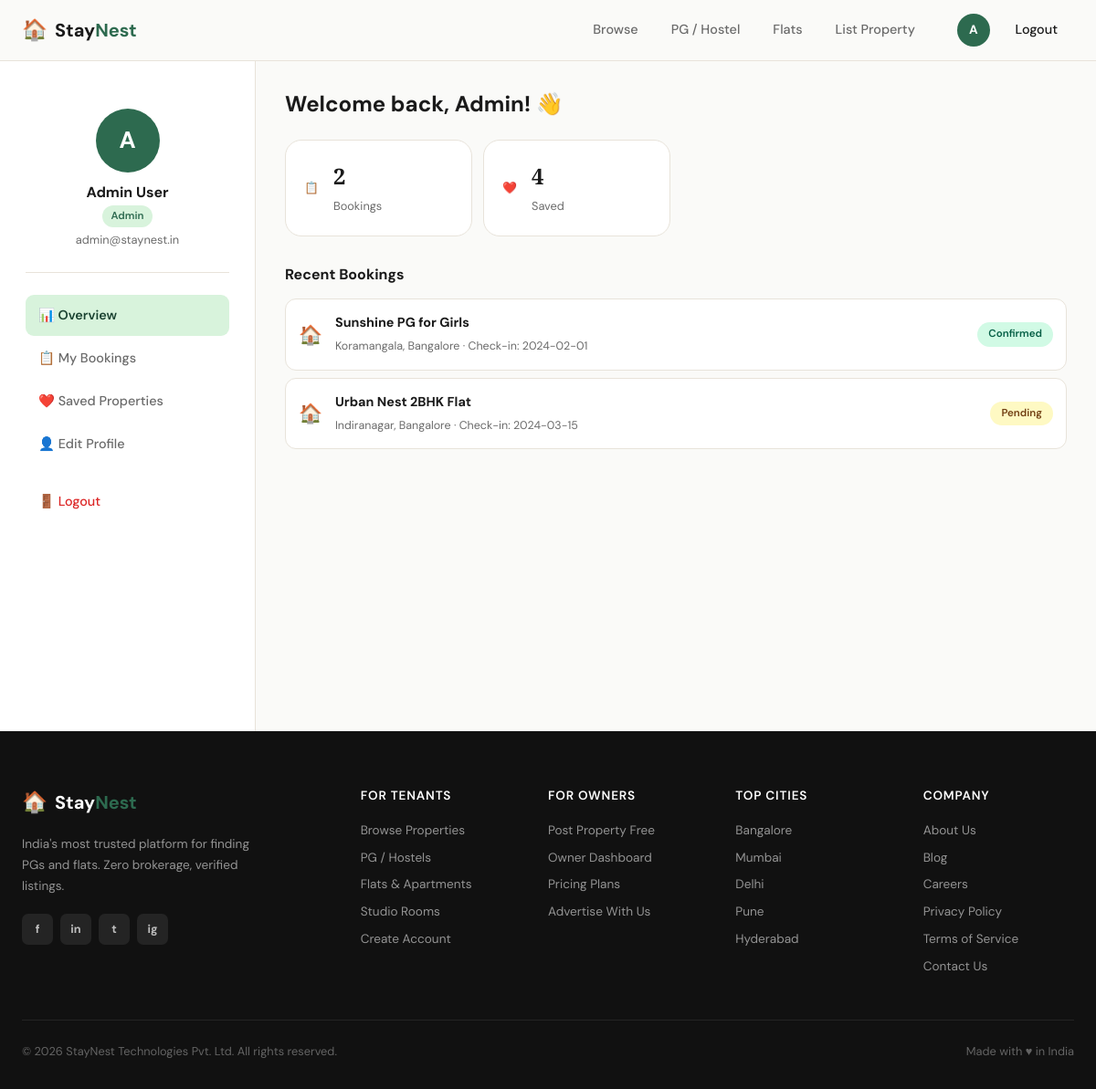
/dashboard.php (signed in), run on the app's committed database.
### tables this page shows
CREATE TABLE users (
  id          INT AUTO_INCREMENT PRIMARY KEY,
  name        VARCHAR(100) NOT NULL,
  email       VARCHAR(150) NOT NULL UNIQUE,
  phone       VARCHAR(20),
  password    VARCHAR(255) NOT NULL,
  role        ENUM('tenant','owner','admin') DEFAULT 'tenant',
  avatar      VARCHAR(255),
  city        VARCHAR(100),
  verified    TINYINT(1) DEFAULT 0,
  created_at  DATETIME DEFAULT CURRENT_TIMESTAMP,
  updated_at  DATETIME ON UPDATE CURRENT_TIMESTAMP
);

### includes/functions.php (called while the page is built, shortened)
<?php
function getCurrentUser() {
    $db = getDB();
    $stmt = $db->prepare("SELECT * FROM users WHERE id=?");
    $stmt->bind_param('i', $_SESSION['user_id']);
    $stmt->execute();
    return $stmt->get_result()->fetch_assoc();
}
?>

### dashboard.php (the view, shortened to what this page needs)
<?php
require_once 'includes/functions.php';
$tab  = $_GET['tab'] ?? 'overview';
$myBookings = [
    ['id'=>1,'property'=>'Sunshine PG for Girls','location'=>'Koramangala, Bangalore','checkin'=>'2024-02-01','status'=>'confirmed','price'=>8500],
    ['id'=>2,'property'=>'Urban Nest 2BHK Flat','location'=>'Indiranagar, Bangalore','checkin'=>'2024-03-15','status'=>'pending','price'=>22000],
];
$savedProperties = array_slice(getMockProperties(), 0, 4);
?>
<!DOCTYPE html>
<html lang="en">
<head>
<link rel="stylesheet" href="assets/css/style.css">
</head>
<body>
<?php include 'includes/header.php'; ?>
<div class="dashboard-page">
  <aside class="dashboard-sidebar">
    <div class="user-profile-card">
      <div class="user-avatar-big"><?= strtoupper(substr($user['name'] ?? 'U', 0, 1)) ?></div>
      <h3><?= htmlspecialchars($user['name'] ?? 'User') ?></h3>
      <span class="user-role"><?= ucfirst($user['role'] ?? 'tenant') ?></span>
      <p class="user-email"><?= htmlspecialchars($user['email'] ?? '') ?></p>
    </div>
    <nav class="dash-nav">
      <a href="?tab=overview" class="dash-nav-item <?= $tab==='overview'?'active':'' ?>">📊 Overview</a>
      <a href="?tab=bookings" class="dash-nav-item <?= $tab==='bookings'?'active':'' ?>">📋 My Bookings</a>
      <a href="?tab=saved" class="dash-nav-item <?= $tab==='saved'?'active':'' ?>">❤️ Saved Properties</a>
      <a href="?tab=profile" class="dash-nav-item <?= $tab==='profile'?'active':'' ?>">👤 Edit Profile</a>
      <a href="auth.php?action=logout" class="dash-nav-item logout">🚪 Logout</a>
    </nav>
  </aside>
  <main class="dashboard-main">
    <?php if ($tab === 'overview'): ?>
    <h1>Welcome back, <?= htmlspecialchars(explode(' ', $user['name'] ?? 'User')[0]) ?>! 👋</h1>
    <div class="dash-stats">
      <div class="dash-stat-card">
        <span class="stat-icon">📋</span>
        <div><strong><?= count($myBookings) ?></strong><span>Bookings</span></div>
      </div>
      <div class="dash-stat-card">
        <span class="stat-icon">❤️</span>
        <div><strong><?= count($savedProperties) ?></strong><span>Saved</span></div>
      </div>
    </div>
    <div class="recent-activity">
      <h2>Recent Bookings</h2>
      <?php foreach (array_slice($myBookings, 0, 3) as $b): ?>
      <div class="activity-item">
        <div class="activity-icon">🏠</div>
        <div class="activity-info">
          <strong><?= htmlspecialchars($b['property']) ?></strong>
          <span><?= htmlspecialchars($b['location']) ?> · Check-in: <?= $b['checkin'] ?></span>
        </div>
        <span class="status-badge status-<?= $b['status'] ?>"><?= ucfirst($b['status']) ?></span>
      </div>
      <?php endforeach; ?>
    </div>
    <?php endif; ?>
  </main>
</div>
<?php include 'includes/footer.php'; ?>
</body>
</html>

### includes/header.php (shortened to what this page needs)
<?php $user = getCurrentUser(); ?>
<header class="site-header" id="site-header">
  <div class="container header-inner">
    <a href="index.php" class="logo">
      <span class="logo-icon">🏠</span>
      <span class="logo-text">Stay<em>Nest</em></span>
    </a>
    <nav class="main-nav">
      <a href="listings.php">Browse</a>
      <a href="listings.php?type=pg">PG / Hostel</a>
      <a href="listings.php?type=flat">Flats</a>
      <a href="post-property.php">List Property</a>
    </nav>
    <div class="header-actions">
      <?php if ($user): ?>
        <a href="dashboard.php" class="btn-avatar"><?= strtoupper(substr($user['name'] ?? 'U', 0, 1)) ?></a>
        <a href="auth.php?action=logout" class="btn-ghost">Logout</a>
      <?php else: ?>
        <a href="auth.php?action=login" class="btn-ghost">Login</a>
        <a href="auth.php?action=register" class="btn-primary">Sign Up Free</a>
      <?php endif; ?>
    </div>
  </div>
</header>

### data on the page
users: name "A", name "Admin User", role "Admin", email "admin@staynest.in", name "Admin"

### other printed values
count($myBookings) "2"
count($savedProperties) "4"
$b['property'] "Sunshine PG for Girls"
$b['location'] "Koramangala, Bangalore"
$b['checkin'] "2024-02-01"
$b['status'] "Confirmed"
$b['property'] "Urban Nest 2BHK Flat"
$b['location'] "Indiranagar, Bangalore"
$b['checkin'] "2024-03-15"
$b['status'] "Pending"
